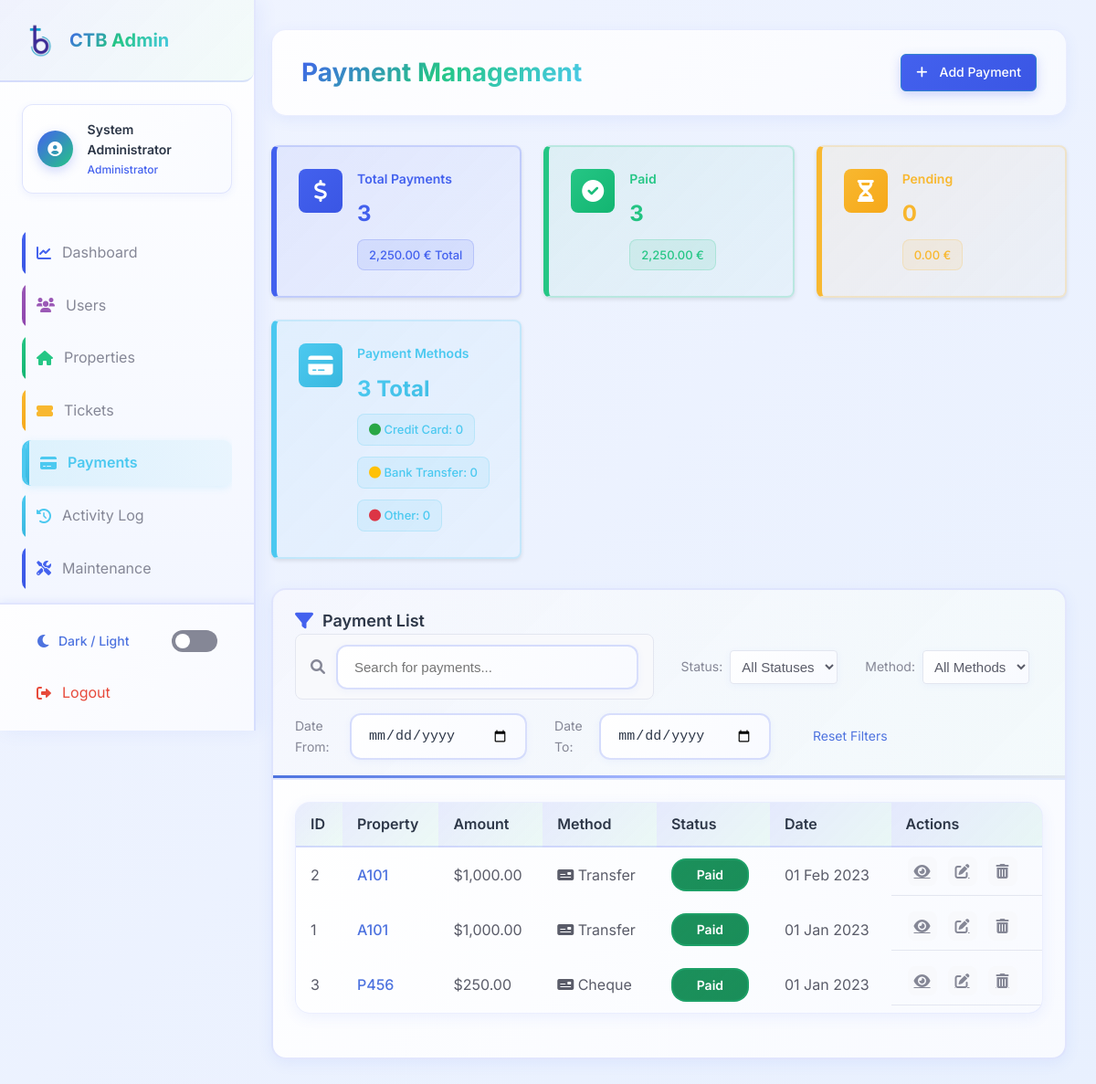
/admin/payments.php (signed in), run on the app's committed database.
### tables this page shows
CREATE TABLE payments (
    id INT AUTO_INCREMENT PRIMARY KEY,
    property_id INT NOT NULL,
    amount DECIMAL(10,2) NOT NULL,
    payment_date DATE NOT NULL,
    status ENUM('paid', 'pending', 'cancelled', 'failed', 'refunded') DEFAULT 'pending' COMMENT 'paid=Payé, pending=En Attente, cancelled=Annulé, failed=Échoué, refunded=Remboursé',
    type ENUM('transfer', 'cheque') DEFAULT 'transfer' COMMENT 'transfer=Virement, cheque=Chèque',
    created_at TIMESTAMP DEFAULT CURRENT_TIMESTAMP,
    updated_at TIMESTAMP DEFAULT CURRENT_TIMESTAMP ON UPDATE CURRENT_TIMESTAMP,
    FOREIGN KEY (property_id) REFERENCES properties(id) ON DELETE CASCADE
);

CREATE TABLE properties (
    id INT AUTO_INCREMENT PRIMARY KEY,
    type ENUM('apartment', 'parking') NOT NULL COMMENT 'apartment=Appartement, parking=Place de Parking',
    identifier VARCHAR(50) NOT NULL UNIQUE,
    user_id INT,
    created_at TIMESTAMP DEFAULT CURRENT_TIMESTAMP,
    updated_at TIMESTAMP DEFAULT CURRENT_TIMESTAMP ON UPDATE CURRENT_TIMESTAMP,
    FOREIGN KEY (user_id) REFERENCES users(id) ON DELETE SET NULL
);

### admin/payments.php (the view, shortened to what the rows shown need)
<?php
require_once '../includes/translations.php';
$page = isset($_GET['page']) ? (int)$_GET['page'] : 1;
$items_per_page = 10;
$offset = ($page - 1) * $items_per_page;
try {
    $db = new PDO("mysql:host=" . DB_HOST . ";dbname=" . DB_NAME, DB_USER, DB_PASS);
    $db->setAttribute(PDO::ATTR_ERRMODE, PDO::ERRMODE_EXCEPTION);
    $query = "SELECT p.*,
              p.type as payment_method,
              u.name as user_name,
              pr.identifier as property_identifier
              FROM payments p
              LEFT JOIN properties pr ON p.property_id = pr.id
              LEFT JOIN users u ON pr.user_id = u.id
              WHERE 1=1";
    $query .= " ORDER BY p.payment_date DESC LIMIT :offset, :limit";
    $stmt = $db->prepare($query);
    $stmt->bindValue(':offset', $offset, PDO::PARAM_INT);
    $stmt->bindValue(':limit', $items_per_page, PDO::PARAM_INT);
    $stmt->execute();
    $payments = $stmt->fetchAll(PDO::FETCH_ASSOC);
} catch (PDOException $e) {
    $_SESSION['error'] = "Database error: " . $e->getMessage();
    $payments = [];
    $total = 0;
    $total_pages = 0;
    $payment_stats = ['total_amount' => 0, 'total_count' => 0];
    $status_stats = [];
    $method_stats = [];
}
?>
<!DOCTYPE html>
<html lang="<?php echo substr($_SESSION['language'] ?? 'en_US', 0, 2); ?>">
<head>
    <link rel="stylesheet" href="https://cdnjs.cloudflare.com/ajax/libs/font-awesome/6.0.0/css/all.min.css">
    <link rel="stylesheet" href="css/admin-style.css">
    <link rel="stylesheet" href="css/colorful-theme.css">
</head>
<body>
    <div class="admin-container">
        <?php include 'includes/admin-sidebar.php'; ?>
        <main class="main-content">
            <div class="page-header">
                <h1><?php echo __("Payment Management"); ?></h1>
            </div>
            <div class="card user-filter-card">
                <div class="card-body">
                    <?php if (empty($payments)): ?>
                        <div class="empty-state">
                            <i class="fas fa-credit-card"></i>
                            <p><?php echo __("No payments found. Try adjusting your filters or add a new payment."); ?></p>
                            <a href="add-payment.php" class="btn btn-primary"><?php echo __("Add Payment"); ?></a>
                        </div>
                    <?php else: ?>
                        <div class="table-responsive">
                            <table class="table">
                                <thead>
                                    <tr>
                                        <th><?php echo __("ID"); ?></th>
                                        <th><?php echo __("Property"); ?></th>
                                        <th><?php echo __("Amount"); ?></th>
                                        <th><?php echo __("Method"); ?></th>
                                        <th><?php echo __("Status"); ?></th>
                                        <th><?php echo __("Date"); ?></th>
                                        <th><?php echo __("Actions"); ?></th>
                                    </tr>
                                </thead>
                                <tbody>
                                    <?php foreach ($payments as $payment): ?>
                                        <tr>
                                            <td><?php echo $payment['payment_id'] ?? $payment['id']; ?></td>
                                            <td>
                                                <?php if (isset($payment['property_id']) && $payment['property_id']): ?>
                                                    <a href="view-property.php?id=<?php echo $payment['property_id']; ?>" class="property-link">
                                                        <?php echo htmlspecialchars($payment['property_identifier']); ?>
                                                    </a>
                                                <?php else: ?>
                                                    <span class="text-muted">N/A</span>
                                                <?php endif; ?>
                                            </td>
                                            <td>$<?php echo number_format($payment['amount'], 2); ?></td>
                                            <td>
                                                <?php
                                                    $methodIcon = '';
                                                    $payment_method = isset($payment['payment_method']) ? $payment['payment_method'] : 'other';
                                                    switch ($payment_method) {
                                                        default:
                                                            $methodIcon = '<i class="fas fa-money-check"></i> ';
                                                    }
                                                    $paymentMethodDisplay = $payment_method ? __(ucfirst(str_replace('_', ' ', $payment_method))) : __("Other");
                                                    echo $methodIcon . $paymentMethodDisplay;
                                                ?>
                                            </td>
                                            <td>
                                                <?php
                                                    $statusClass = 'secondary';
                                                    switch (strtolower($payment['status'])) {
                                                        case 'paid':
                                                        case 'paid': $statusClass = 'success'; break;
                                                    }
                                                ?>
                                                <span class="status-indicator status-<?php echo $statusClass; ?>">
                                                    <?php echo __($payment['status']); ?>
                                                </span>
                                            </td>
                                            <td><?php echo date('d M Y', strtotime($payment['payment_date'])); ?></td>
                                            <td class="actions">
                                                <a href="view-payment.php?id=<?php echo $payment['id']; ?>" class="btn-icon" title="<?php echo __("View Payment"); ?>">
                                                    <i class="fas fa-eye"></i>
                                                </a>
                                                <a href="edit-payment.php?id=<?php echo $payment['id']; ?>" class="btn-icon" title="<?php echo __("Edit Payment"); ?>">
                                                    <i class="fas fa-edit"></i>
                                                </a>
                                                <a href="javascript:void(0);" class="btn-icon delete-payment" data-id="<?php echo $payment['id']; ?>" title="<?php echo __("Delete Payment"); ?>">
                                                    <i class="fas fa-trash-alt"></i>
                                                </a>
                                            </td>
                                        </tr>
                                    <?php endforeach; ?>
                                </tbody>
                            </table>
                        </div>
                    <?php endif; ?>
                </div>
            </div>
        </main>
    </div>
</body>
</html>

### data on the page
payments: id "2", property.identifier "A101", amount "1,000.00", type "Transfer", status "Paid", payment_date "01 Feb 2023"
payments: id "1", property.identifier "A101", amount "1,000.00", type "Transfer", status "Paid", payment_date "01 Jan 2023"
payments: id "3", property.identifier "P456", amount "250.00", type "Cheque", status "Paid", payment_date "01 Jan 2023"

### other printed values
$_SESSION['name'] "System Administrator"
__("Administrator") "Administrator"
__("Dashboard") "Dashboard"
__("Users") "Users"
__("Properties") "Properties"
__("Tickets") "Tickets"
__("Payments") "Payments"
__("Activity Log") "Activity Log"
__("Maintenance") "Maintenance"
__("Dark / Light") "Dark / Light"
__("Logout") "Logout"
__("Payment Management") "Payment Management"
__("Add Payment") "Add Payment"
__("Total Payments") "Total Payments"
$payment_stats['total_count'] "3"
